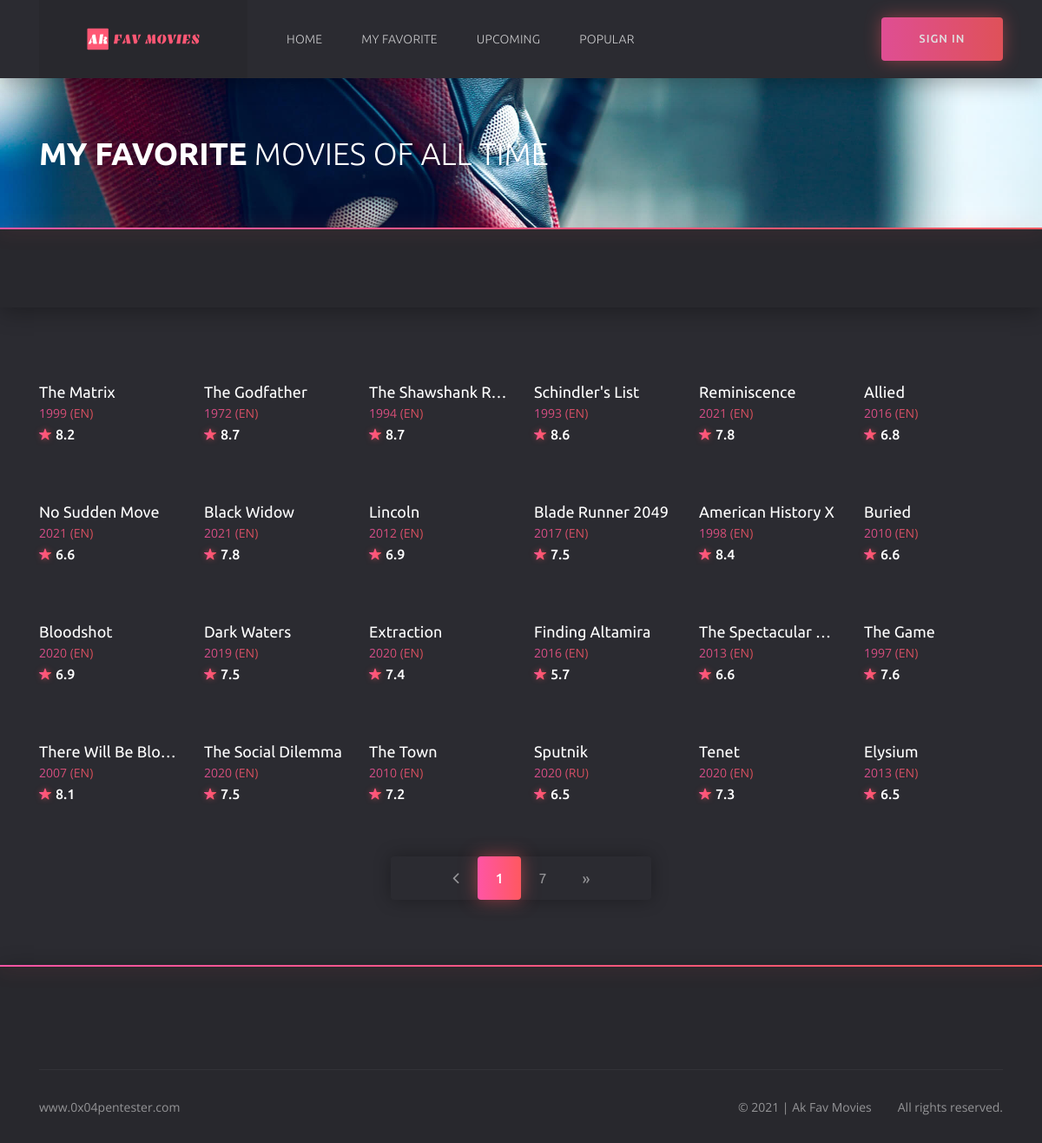
Page /favorite on the committed database.
### models.py (models this page shows)
class Movie(db.Model):
    __tablename__ = "movies"
    id = db.Column(db.Integer, primary_key=True)
    org_id = db.Column(db.Integer, nullable=False)
    title = db.Column(db.String(250), unique=True, nullable=False)
    release_date = db.Column(db.Integer, nullable=False)
    runtime = db.Column(db.Integer, nullable=False)
    tagline = db.Column(db.String(100), nullable=False)
    overview = db.Column(db.String(2500), nullable=False)
    vote_average = db.Column(db.Float, nullable=False)
    ranking = db.Column(db.Float, nullable=False)
    genres = db.Column(db.String(50), nullable=False)
    original_language = db.Column(db.String(10), nullable=False)
    poster_path = db.Column(db.String(250), nullable=False)
    backdrop_path = db.Column(db.String(250), nullable=False)

### routes.py (the view)
@csrf.exempt
@app.route('/favorite', methods=['GET'])
def favorite():
    page = request.args.get('page', 1, type=int)
    if request.method == 'GET':
        all_movie = Movie.query.paginate(page=page, per_page=ROWS_PER_PAGE)
        if len(all_movie.items) > 0:
            return render_template('favorite.html', current_user=current_user, all_movie=all_movie)
        return redirect(url_for('index'))
    return redirect(url_for('index'))

### routes.py (called while the page is built)
@app.context_processor
def inject_now():
    return {'now': dt.datetime.utcnow()}

@app.after_request
def apply_caching(response):
    response.headers["HTTP-HEADER"] = "VALUE"
    response.headers["X-Frame-Options"] = "SAMEORIGIN"
    response.headers['X-XSS-Protection'] = '1; mode=block'
    response.headers['X-Content-Type-Options'] = 'nosniff'
    response.headers['Strict-Transport-Security'] = 'max-age=31536000'  # includeSubDomains
    return response

### templates/favorite.html (shortened to what this page needs)
{% extends 'base.html' %}
	{% block header %}
		{% include 'header.html' %}
	{% endblock %}
{% block content %}
	<section class="section section--first section--bg" style="background: url(static/img/home/home__bg2.jpg) no-repeat center/cover">
		<div class="container">
			<div class="row">
				<div class="col-12">
					<div class="section__wrap">
						<h1 class="home__title"><b>My FAVORITE</b> MOVIES OF ALL TIME</h1>
					</div>
				</div>
			</div>
		</div>
	</section>
	<div class="filter">
		<div class="container">
			<div class="row">
				<div class="col-12">
					<div class="filter__content">
					</div>
				</div>
			</div>
		</div>
	</div>
	<div class="catalog">
		<div class="container">
			<div class="row">
				{% for movie in all_movie.items %}
				<div class="col-6 col-sm-4 col-lg-3 col-xl-2">
					<div class="card">
						<div class="card__cover">
						</div>
						<div class="card__content">
							<h3 class="card__title">
								<a href="{{ url_for('details', id=movie.org_id) }}">{{ movie.title }}</a>
							</h3>
							<span class="card__category">
								<a href="{{ url_for('details', id=movie.org_id) }}">{{ movie.release_date }} ({{ movie.original_language | upper }})</a>
							</span>
							<span class="card__rate"><i class="icon ion-ios-star"></i>{{ movie.vote_average }}</span>
						</div>
					</div>
				</div>
				{% endfor %}
				<div class="col-12">
					<ul class="paginator">
						<li class="paginator__item paginator__item--prev">
							<a href="{{ url_for('favorite', page=all_movie.prev_num) }}">
									<i class="icon ion-ios-arrow-back
									{% if all_movie.page == 1 %}
									disabled
									{% endif %}"></i>
							</a>
						</li>
					{% for page_num in all_movie.iter_pages(left_edge=1, right_edge=1, left_current=1, right_current=1) %}
						{% if page_num %}
							{% if all_movie.page == page_num %}
								<li class="paginator__item paginator__item--active">
									<a href="{{ url_for('favorite', page=page_num) }}"
									   class="btn btn-dark">
										{{ page_num }}
									</a>
								</li>
							{% else %}
								<li class="paginator__item">
									<a href="{{ url_for('favorite', page=page_num) }}"
									   class="btn btn-outline-dark">
										{{ page_num }}
									</a>
								</li>
							{% endif %}
						{% endif %}
					{% endfor %}
						<li class="paginator__item paginator__item--next">
							<a href="{{ url_for('favorite', page=all_movie.next_num) }}"
							   class="btn btn-outline-dark
							   ">
								&raquo;
							</a>
						</li>
					</ul>
				</div>
			</div>
		</div>
	</div>
{% endblock %}
	{% block footer %}
		{% include "footer.html" %}
	{% endblock %}

### rows in the picture
Movie: title "The Matrix", release_date "1999", original_language "EN", vote_average "8.2"
Movie: title "The Godfather", release_date "1972", original_language "EN", vote_average "8.7"
Movie: title "The Shawshank R…", release_date "1994", original_language "EN", vote_average "8.7"
Movie: title "Schindler's List", release_date "1993", original_language "EN", vote_average "8.6"
Movie: title "Reminiscence", release_date "2021", original_language "EN", vote_average "7.8"
Movie: title "Allied", release_date "2016", original_language "EN", vote_average "6.8"
Movie: title "No Sudden Move", release_date "2021", original_language "EN", vote_average "6.6"
Movie: title "Black Widow", release_date "2021", original_language "EN", vote_average "7.8"
Movie: title "Lincoln", release_date "2012", original_language "EN", vote_average "6.9"
Movie: title "Blade Runner 2049", release_date "2017", original_language "EN", vote_average "7.5"
Movie: title "American History X", release_date "1998", original_language "EN", vote_average "8.4"
Movie: title "Buried", release_date "2010", original_language "EN", vote_average "6.6"
Movie: title "Bloodshot", release_date "2020", original_language "EN", vote_average "6.9"
Movie: title "Dark Waters", release_date "2019", original_language "EN", vote_average "7.5"
Movie: title "Extraction", release_date "2020", original_language "EN", vote_average "7.4"
Movie: title "Finding Altamira", release_date "2016", original_language "EN", vote_average "5.7"
Movie: title "The Spectacular…", release_date "2013", original_language "EN", vote_average "6.6"
Movie: title "The Game", release_date "1997", original_language "EN", vote_average "7.6"
Movie: title "There Will Be Blood", release_date "2007", original_language "EN", vote_average "8.1"
Movie: title "The Social Dilemma", release_date "2020", original_language "EN", vote_average "7.5"
Movie: title "The Town", release_date "2010", original_language "EN", vote_average "7.2"
Movie: title "Sputnik", release_date "2020", original_language "RU", vote_average "6.5"
Movie: title "Tenet", release_date "2020", original_language "EN", vote_average "7.3"
Movie: title "Elysium", release_date "2013", original_language "EN", vote_average "6.5"

### other values in the picture
{{ page_num }} "1"
{{ page_num }} "7"
